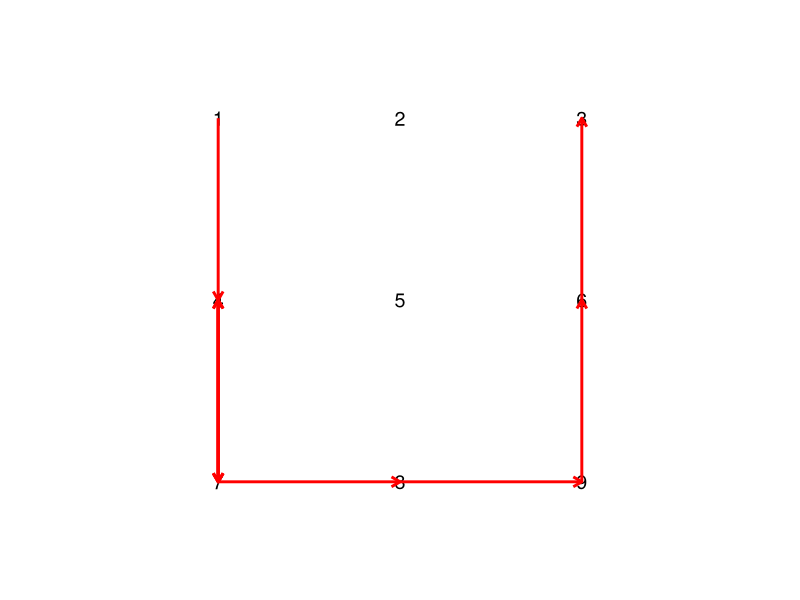

R code for this plot:
library(ggplot2)

# Define states and corresponding coordinates on 3x3 grid
states <- 1:9
coordinates <- data.frame(
  state = states,
  x = c(1, 2, 3, 1, 2, 3, 1, 2, 3),
  y = c(3, 3, 3, 2, 2, 2, 1, 1, 1)
)

# Define transition probabilities
transition_matrix <- matrix(c(0, 0.4, 0, 0.6, 0, 0, 0, 0, 0,
                              0.3, 0, 0.4, 0, 0.2, 0, 0, 0, 0,
                              0, 0.3, 0, 0, 0, 0.7, 0, 0, 0,
                              0.2, 0, 0, 0, 0.4, 0, 0.3, 0, 0,
                              0, 0.2, 0, 0.3, 0, 0.4, 0, 0.1, 0,
                              0, 0, 0.1, 0, 0.3, 0, 0, 0, 0.6,
                              0, 0, 0, 0.6, 0, 0, 0, 0.4, 0,
                              0, 0, 0, 0, 0.2, 0, 0.3, 0, 0.4,
                              0, 0, 0, 0, 0, 0.7, 0, 0.3, 0), 
                            nrow = 9, byrow = TRUE,
                            dimnames = list(states, states))

# Function to simulate robot movement
simulateMovement <- function(initial_state, transition_matrix, num_steps) {
  current_state <- initial_state
  trajectory <- data.frame(x = coordinates$x[match(current_state, coordinates$state)],
                           y = coordinates$y[match(current_state, coordinates$state)])
  
  for (i in 1:num_steps) {
    current_state <- sample(states, size = 1, prob = transition_matrix[current_state, ])
    x <- coordinates$x[match(current_state, coordinates$state)]
    y <- coordinates$y[match(current_state, coordinates$state)]
    trajectory <- rbind(trajectory, data.frame(x = x, y = y))
  }
  
  return(trajectory)
}

# function to create line segments with arrowheads
createLineSegments <- function(trajectory) {
  segments <- data.frame(
    x_start = head(trajectory$x, -1),
    y_start = head(trajectory$y, -1),
    x_end = tail(trajectory$x, -1),
    y_end = tail(trajectory$y, -1)
  )
  return(segments)
}

# Simulate robot movement for 10 steps starting from state 1
trajectory <- simulateMovement(1, transition_matrix, num_steps = 10)
segments <- createLineSegments(trajectory)

# plot
grid_plot <- ggplot(coordinates, aes(x, y)) +
  geom_text(aes(label = state), color = "black", size = 5) +
  geom_segment(data = segments, aes(x = x_start, y = y_start, xend = x_end, yend = y_end),
               arrow = arrow(length = unit(0.25, "cm")), colour = "red", linewidth = 1) +
  scale_x_continuous(limits = c(0.5, 3.5), breaks = 1:3) +
  scale_y_continuous(limits = c(0.5, 3.5), breaks = 1:3) +
  coord_equal() +
  theme_void()
grid_plot